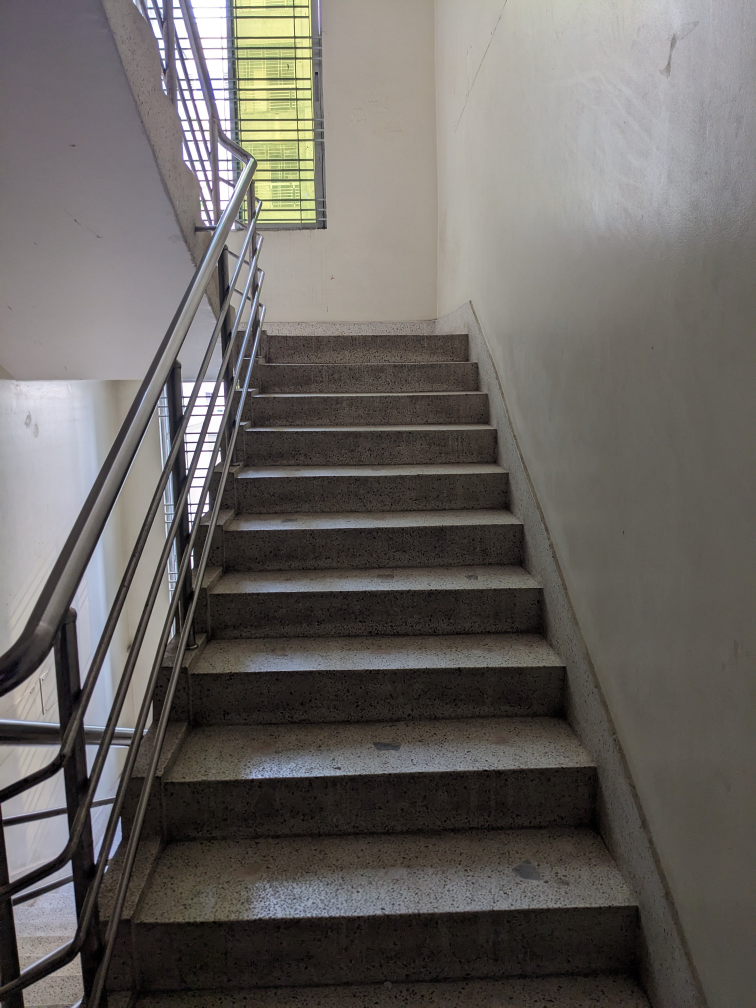
#> input picture stairs 2.jpg, 3024 x 4032 px (shown at 1/4 size)
$ python test.py
#> lines starting #> are read from the running program, lines starting #| are printed output that depends on the picture; after the words box and inside, x2 and y2 are one past the last pixel; in counts of white or black regions, pixels touching at a corner belong together
import cv2
import numpy as np

# Load the image
image_path = 'stairs 2.jpg'
img = cv2.imread(image_path)
#> img is the input picture: shape (4032, 3024, 3); mean B, G, R 97.6, 101.1, 105.1
img = cv2.resize(img, None, fx=0.2, fy=0.2)
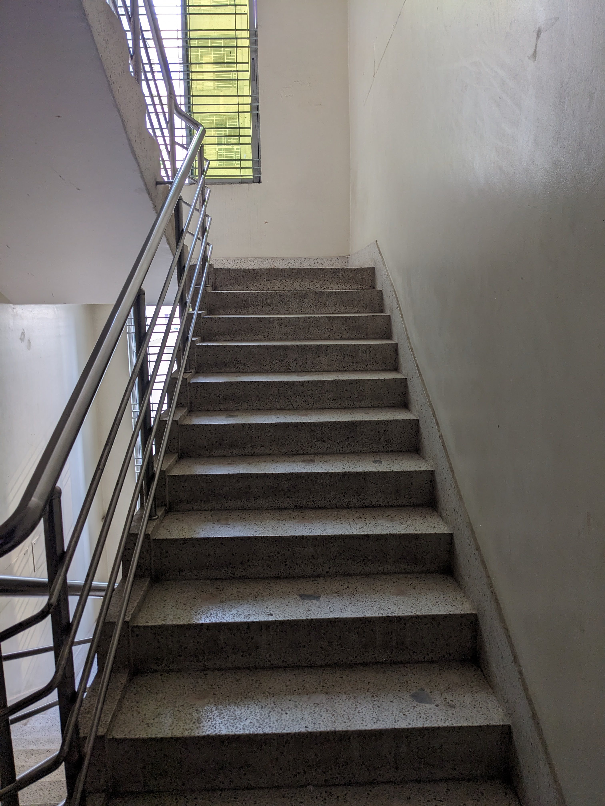
#> img: shape (806, 605, 3); mean B, G, R 97.6, 101.1, 105.1
gray = cv2.cvtColor(img, cv2.COLOR_BGR2GRAY)
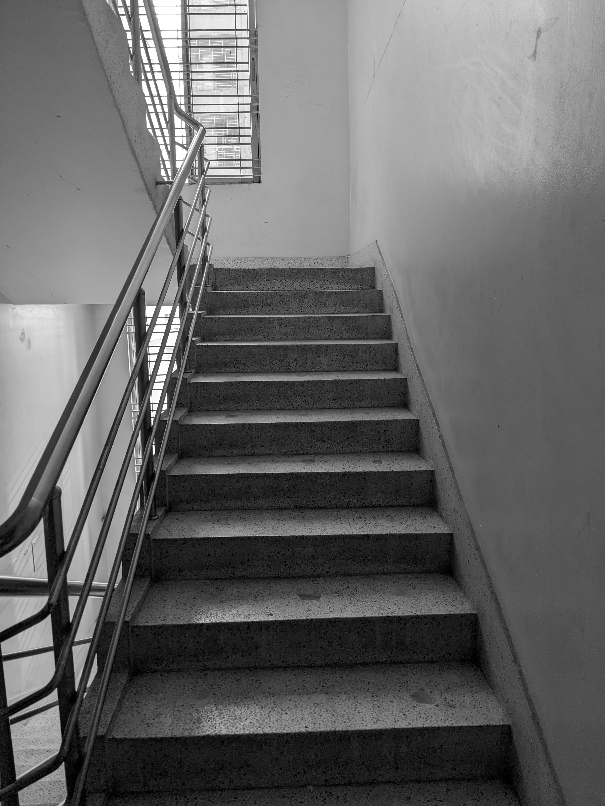
#> gray: shape (806, 605); min 0, max 255, mean 101.9

# Apply edge detection (if needed)
edges = cv2.Canny(gray, 50, 150, apertureSize=3)
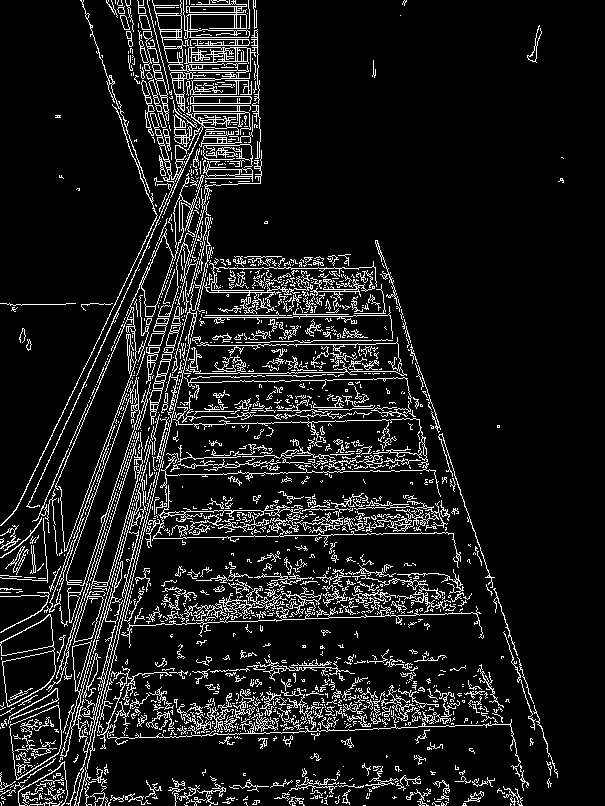
#> edges: shape (806, 605); 10.3% white in thin lines or dots

# Run HoughLinesP
lines = cv2.HoughLinesP(edges, rho=1, theta=np.pi/180, threshold=100, minLineLength=100, maxLineGap=10)
#> lines = 102 rows, first 6: [75, 799, 188, 342], [118, 635, 192, 338], [157, 371, 209, 198], [218, 185, 257, 37], [150, 380, 257, 29], [84, 752, 111, 645]

# Draw detected lines on the original image (optional)
if lines is not None:
    for line in lines:
        x1, y1, x2, y2 = line[0]
        cv2.line(img, (x1, y1), (x2, y2), (0, 255, 0), 2)
#> this loop made 102 passes
#> (x1, y1, x2, y2) on passes 1 to 12: (75, 799, 188, 342), (118, 635, 192, 338), (157, 371, 209, 198), (218, 185, 257, 37), (150, 380, 257, 29), (84, 752, 111, 645), (77, 690, 142, 462), (40, 521, 131, 307), (43, 620, 148, 332), (85, 670, 151, 437), (86, 594, 136, 433), (138, 76, 186, 233)
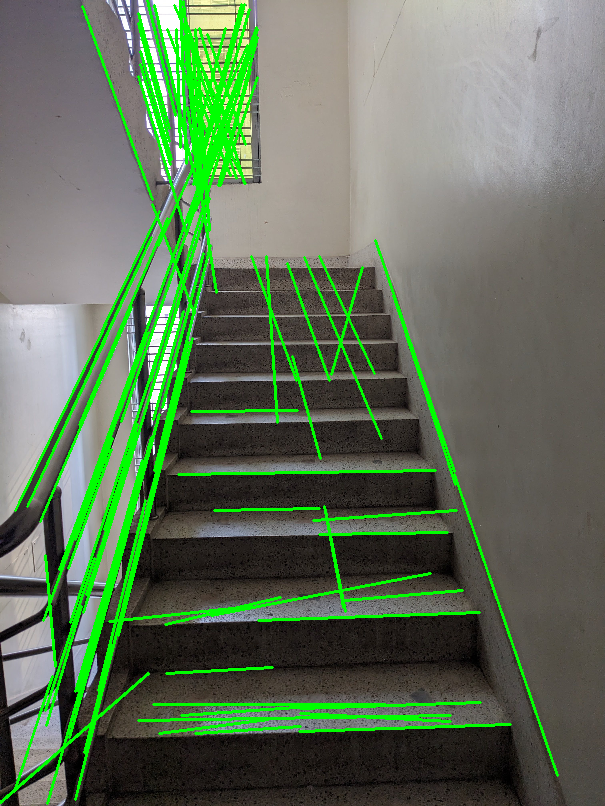
#> img: shape (806, 605, 3); 9.01% of pixels changed, all inside (x1, y1, x2, y2) = (0, 0, 559, 805)

# Display the image with detected lines (optional)
cv2.imshow('Image with Hough Lines', img)
cv2.waitKey(0)
cv2.destroyAllWindows()

# Print the number of detected lines
if lines is not None:
    print(f"Number of lines detected: {len(lines)}")
#| Number of lines detected: 102
else:
    print("No lines detected.")

$ run again, with cv_img.jpeg copied over stairs 2.jpg
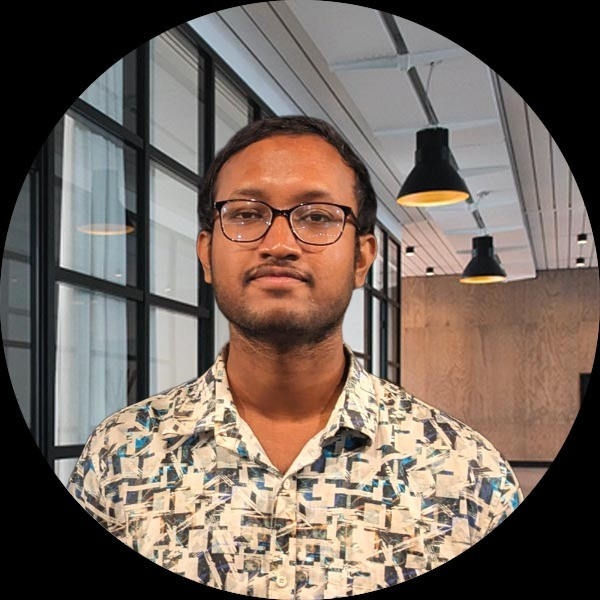
#> input picture cv_img.jpeg, 600 x 600 px
#> img is the input picture: shape (600, 600, 3); mean B, G, R 92.6, 102.1, 116.2
#> img: shape (120, 120, 3)
#> `gray = cv2.cvtColor(img, cv2.COLOR_BGR2GRAY)`:
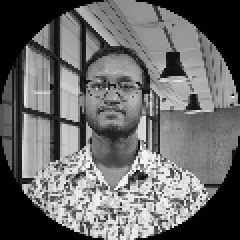
#> gray: shape (120, 120) (shown 2 times larger); min 0, max 251, mean 105.5
#> `edges = cv2.Canny(gray, 50, 150, apertureSize=3)`:
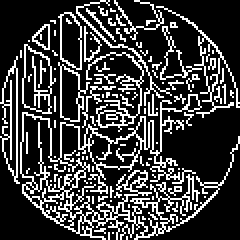
#> edges: shape (120, 120) (shown 2 times larger); 23.6% white in thin lines or dots
#> lines = None
